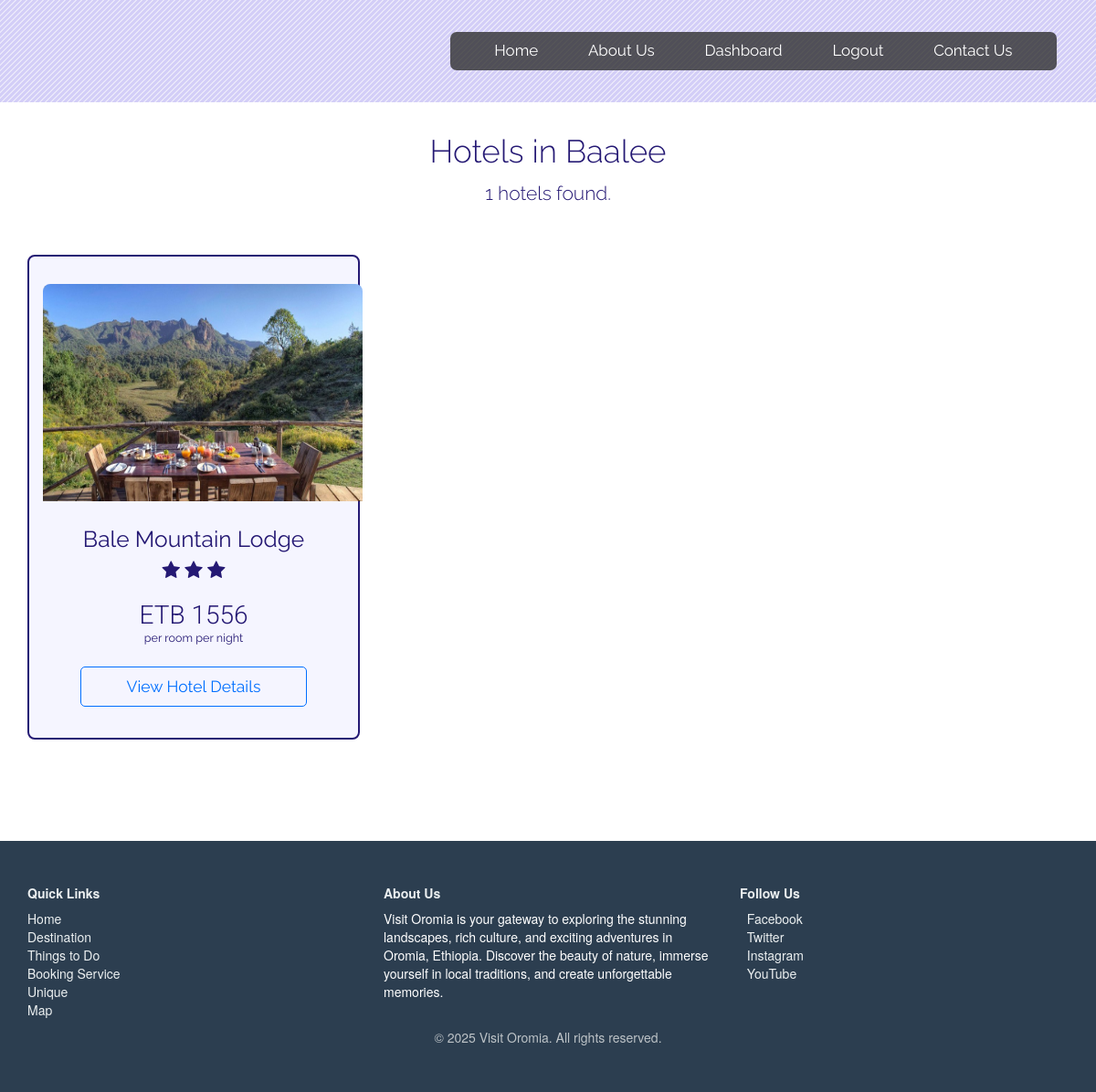
Page /hotelSearch.php?city=Baalee (signed in) on the committed database.
### tables this page shows
CREATE TABLE `hotels` (
  `hotelID` varchar(10) NOT NULL,
  `hotelName` varchar(100) NOT NULL,
  `city` varchar(20) NOT NULL,
  `locality` varchar(50) NOT NULL,
  `stars` int(5) NOT NULL,
  `rating` varchar(5) NOT NULL,
  `hotelDesc` varchar(1000) NOT NULL,
  `checkIn` varchar(6) NOT NULL,
  `checkOut` varchar(6) NOT NULL,
  `price` int(10) NOT NULL,
  `roomsAvailable` int(5) NOT NULL,
  `wifi` varchar(5) NOT NULL,
  `swimmingPool` varchar(5) NOT NULL,
  `parking` varchar(5) NOT NULL,
  `restaurant` varchar(5) NOT NULL,
  `laundry` varchar(5) NOT NULL,
  `cafe` varchar(5) NOT NULL,
  `mainImage` varchar(100) NOT NULL
);

### hotelSearch.php (the view, shortened to what this page needs)
<!DOCTYPE html>
<html lang="en">
	<head>
    	<link href="css/main.css" rel="stylesheet">
    	<link href="css/bootstrap.min.css" rel="stylesheet">
    	<link href="https://maxcdn.bootstrapcdn.com/font-awesome/4.7.0/css/font-awesome.min.css" rel="stylesheet">
	</head>
	<body>
		<?php include("common/headerLoggedIn.php"); ?>
		<?php
			$city=$_GET["city"];
		?>
		<div class="searchHotels">
			<div class="query">
				Hotels in <?php echo $city; ?>
			</div>
		<?php
			$servername = "localhost";
			$username = "root";
			$password = "";
			$dbname = "projectmeteor1";
			$conn = new mysqli($servername, $username, $password, $dbname);
			$sql = "SELECT * FROM hotels WHERE city='$city'";
			$rowcount = mysqli_num_rows(mysqli_query($conn,$sql));
			$result = $conn->query($sql);
			if ($result->num_rows > 0) {
		?>
			<div class="col-sm-12 noOfHotels">
				<?php echo $rowcount ." hotels found.";?>
			</div>
		</div>
		<div class="col-sm-12 searchHotels">
		<?php
				while($row = $result->fetch_assoc()) {
		?>
			<div class="col-sm-4 text-center">
				<div class="col-sm-12 listItem">
				<div class="col-sm-12 imageContainer text-center">
					<img src="<?php echo $row["mainImage"]; ?>" alt="<?php echo $row["hotelName"] ?>">
				</div>
				<div class="col-sm-12 hotelName"><?php echo $row["hotelName"]; ?></div>
				<div class="col-sm-12 starContainer">
					<?php
						$noOfStars=$row["stars"];
						for($i=0; $i<$noOfStars; $i++) {?>
						<i class="fa fa-star"></i>
						<?php } ?>
				</div>
				<div class="col-sm-12 priceContainer">
					ETB <?php echo $row["price"] ?>
				</div>
				<div class="col-sm-12 priceNote">
					per room per night
				</div>
				<div class="col-sm-12 view">
					<a href="hotelDetails.php?hotelId=<?php echo $row["hotelID"]; ?>"><input type="button" class="viewDetails" name="viewDetails" value="View Hotel Details"/></a>
				</div>
			</div>
  		</div>
   		<?php
				} ?>
				</div>
		<?php
			}
		?>
		<?php include("common/footer.php"); ?>
	</body>
</html>

### rows in the picture
hotels: mainImage (picture), hotelName "Bale Mountain Lodge", stars 3 (drawn), price "1556"

### other values in the picture
$city "Baalee"
$rowcount "1"
